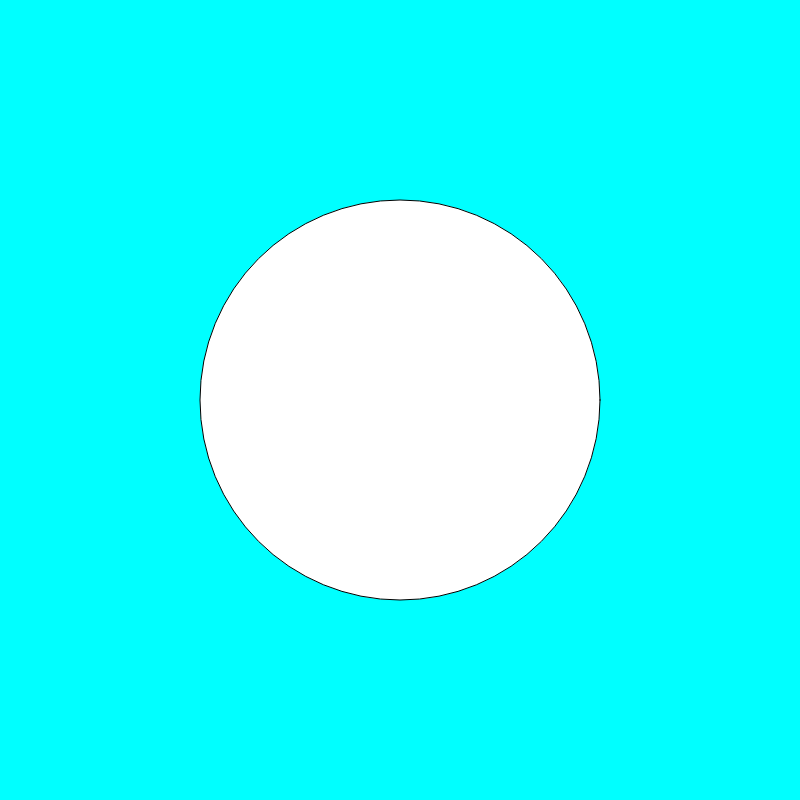
Frame 1 (no input)
Frame 60 (no input): identical to frame 1, image omitted
Frame 120 (the mouse pressed at the canvas centre since frame 60): identical to frame 1, image omitted

The p5.js sketch that drew this single still picture (run headless with seeded random() and noise() and a simulated clock; from frame 60 on, the mouse is pressed at the canvas centre):

// p5.js sketch
// ── sketch.js
function setup() {
  createCanvas(800, 800);
  
}

function draw() {
  background("aqua");
  circle(400, 400, 400)
}
